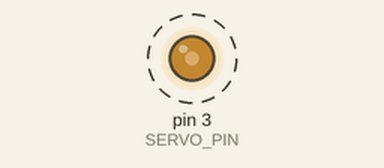
Recording of a sketch running on a simulated Arduino Uno, built with avr-gcc and run on an emulated ATmega328P. Parts: output pins drawn as LEDs (lit = HIGH). Dashed ring = blinking.

Above: at 0.05 s.
Timing chart, 0 to 4.6 s (numbered marks = the images above):
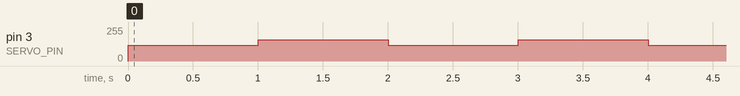

Measured:
- by itself, pin 3 (SERVO_PIN): alternates 160/255 for 1.0 s and 120/255 for 1.0 s

The sketch:

magnet_servo_test.ino
```cpp
// Red = 5V
// Brown = GND
// Orange = Data

const int SERVO_PIN = 3;

void setup() {
  Serial.begin(9600);
  pinMode(SERVO_PIN, OUTPUT);
}

void loop() {
  analogWrite(SERVO_PIN, 120);
  delay(1000);
  analogWrite(SERVO_PIN, 160);
  delay(1000);
  // analogWrite(SERVO_PIN, 255);
}
```
